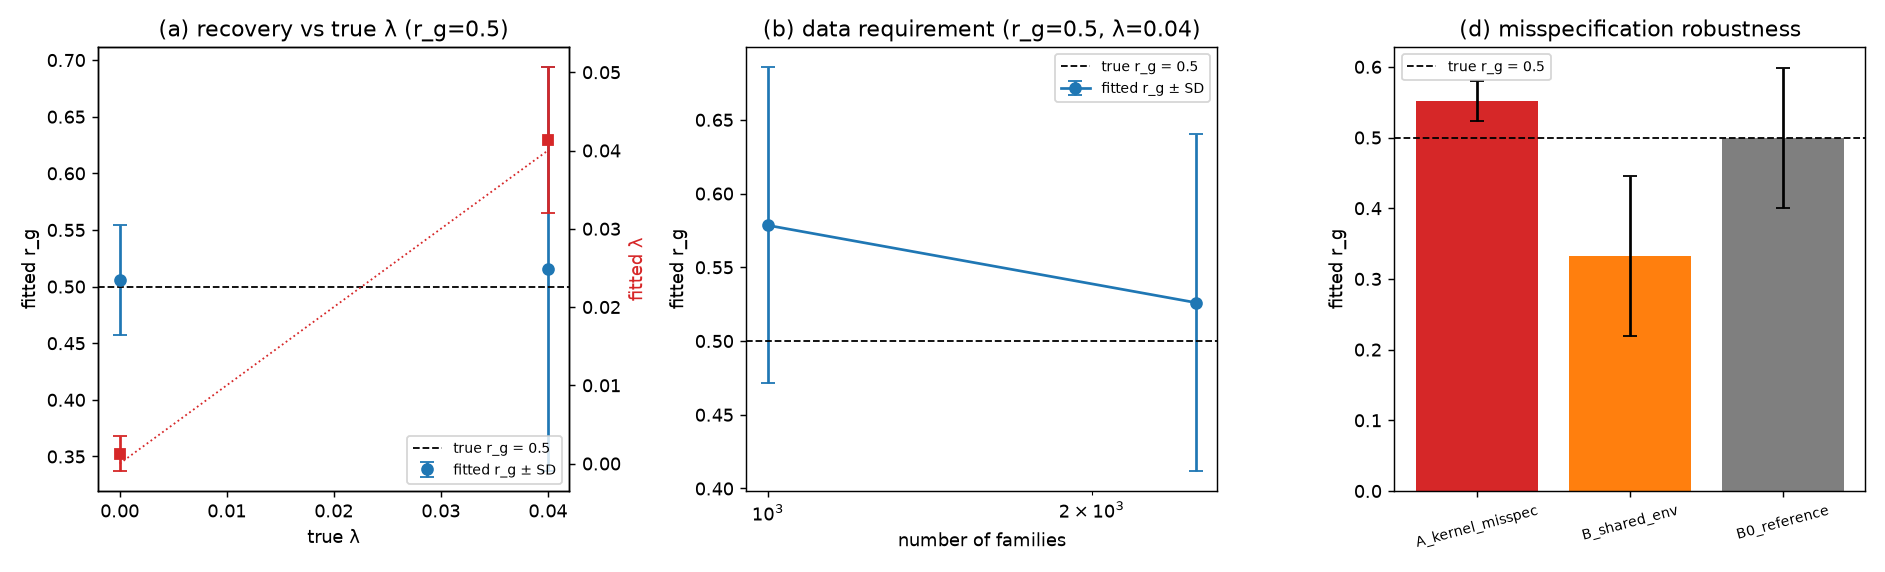

Here is the Python script that generated this plot:
"""Onset-age-structured genetic correlation: does `fit_genetic_correlation_decay`
recover rho_g and the decay rate lambda?

`fit_genetic_correlation_decay` fits a genetic correlation between traits that
decays with the onset-age difference between relatives,

    Cov(g_i^p, g_j^q) = A_ij * sqrt(h2_p h2_q) * rho_g * K(|a_ip - a_jq| ; lam),

by a Monte-Carlo EM (a likelihood M-step, *not* a Haseman-Elston moment step --
the latter is confounded by age-dependent ascertainment truncation, see
docs/algorithm.md). The properties that matter are (i) whether the headline
**genetic correlation** rho_g is recovered, (ii) whether the **decay rate**
lambda is identified at all, and (iii) how much **data** that takes -- the model
has an amplitude-decay ridge that makes it data-hungry. This benchmark fits many
independent simulated two-trait cohorts and reports:

  (a) **recovery vs true lambda** (incl. the scalar null lam=0, which must not
      manufacture a decay) at a data-rich size;
  (b) **data requirement** -- rho_g / lambda recovery as n_fam grows (the ridge
      attenuates rho_g at small n; the attenuation should shrink as n grows);
  (c) **null r_g = 0** -- no spurious genetic correlation or decay;
  (d) **misspecification robustness** -- panels (a)-(c) are *circular* (the
      simulator draws from exactly the fitted covariance), so this panel probes
      two realistic failure modes: arm A fits the OU kernel to GAUSSIAN-decay
      truth; arm B adds an unmodelled shared family environment c2 (a
      family-level random effect, attributed to genetics -- inflating h2 and
      thereby attenuating r_g); arm B0 is the matched OU/no-c2 reference.

Ground truth is the simulator's rho_g and lambda. Onset ages are drawn
independently per member-trait -- a *pessimistic* choice (it maximises the
within-person onset-age spread, hence the amplitude-decay ridge), so recovery
here is conservative.

    python benchmarks/bench_aod_decay.py
    python benchmarks/bench_aod_decay.py --reps 8 --n-fam 4000 --n-em 60
    python benchmarks/bench_aod_decay.py --no-robustness   # skip panel (d)
    python benchmarks/bench_aod_decay.py --rob-reps 4 --rob-n-fam 3000 --c2 0.15
Writes bench_aod_decay.csv (+ .png if matplotlib is present).
"""

import os
import csv
import sys
import time
import argparse
from pathlib import Path

import numpy as np

sys.path.insert(0, str(Path(__file__).resolve().parents[1]))   # repo root: `research`

from _common import get_plt, simulate_families_multi
from research.advanced_fitting import fit_genetic_correlation_decay

HERE = os.path.dirname(os.path.abspath(__file__))

FAM = ["m", "f", "s1", "s2"]
H2 = [0.5, 0.5]
RP_OFFDIAG = 0.3                      # phenotypic (full-liability) correlation
AGE_LO, AGE_HI = 15.0, 65.0
KERNEL = "ou"


def fit_replicates(rg_val, lam, n_fam, prev, reps, seed0, n_em, n_draw, burn,
                   m_iter):
    rg_fit = np.empty(reps)
    lamx_fit = np.empty(reps)
    lamw_fit = np.empty((reps, 2))
    for r in range(reps):
        fams = simulate_families_multi(FAM, H2, rg_val, RP_OFFDIAG, n_fam,
                                       (prev, prev), seed0 + r,
                                       aod=(AGE_LO, AGE_HI), lam=lam,
                                       kernel=KERNEL)
        res = fit_genetic_correlation_decay(fams, kernel=KERNEL, n_em=n_em,
                                            n_draw=n_draw, burn=burn,
                                            m_iter=m_iter,
                                            seed=seed0 + 100_000 + r,
                                            sampling="population")
        rg_fit[r] = res.rg[0, 1]
        lamx_fit[r] = res.lambda_cross[0, 1]
        lamw_fit[r] = res.lambda_within
    return rg_fit, lamx_fit, lamw_fit


def fit_robustness_replicates(true_kernel, lam, c2, n_fam, prev, reps, seed0,
                              n_em, n_draw, burn, m_iter):
    """Panel (d): truth may be misspecified (non-OU kernel, shared env c2);
    the fit is always the OU kernel with no c2 term."""
    rg_fit = np.empty(reps)
    h2_fit = np.empty((reps, 2))
    lamx_fit = np.empty(reps)
    for r in range(reps):
        fams = simulate_families_multi(FAM, H2, 0.5, RP_OFFDIAG, n_fam,
                                       (prev, prev), seed0 + r,
                                       aod=(AGE_LO, AGE_HI), lam=lam,
                                       kernel=true_kernel, c2=c2)
        res = fit_genetic_correlation_decay(fams, kernel="ou", n_em=n_em,
                                            n_draw=n_draw, burn=burn,
                                            m_iter=m_iter,
                                            seed=seed0 + 100_000 + r,
                                            sampling="population")
        rg_fit[r] = res.rg[0, 1]
        h2_fit[r] = res.h2
        lamx_fit[r] = res.lambda_cross[0, 1]
    return rg_fit, h2_fit, lamx_fit


def main():
    ap = argparse.ArgumentParser()
    ap.add_argument("--lams", type=float, nargs="+", default=[0.0, 0.04])
    ap.add_argument("--n-fam", type=int, default=2500)
    ap.add_argument("--sizes", type=int, nargs="+", default=[1000, 2500])
    ap.add_argument("--prev", type=float, default=0.2)
    ap.add_argument("--reps", type=int, default=3)
    ap.add_argument("--n-em", type=int, default=45)
    ap.add_argument("--n-draw", type=int, default=100)
    ap.add_argument("--burn", type=int, default=40)
    ap.add_argument("--m-iter", type=int, default=100)
    ap.add_argument("--seed", type=int, default=200)
    # panel (d) misspecification robustness -- separate sizing so its defaults
    # stay comparable to the historical bench_aod_decay_robustness.csv
    ap.add_argument("--robustness", action=argparse.BooleanOptionalAction,
                    default=True, help="run misspecification panel (d)")
    ap.add_argument("--rob-n-fam", type=int, default=2000)
    ap.add_argument("--rob-reps", type=int, default=2)
    ap.add_argument("--rob-n-em", type=int, default=35)
    ap.add_argument("--rob-n-draw", type=int, default=80)
    ap.add_argument("--rob-burn", type=int, default=30)
    ap.add_argument("--rob-m-iter", type=int, default=80)
    ap.add_argument("--rob-seed", type=int, default=31)
    ap.add_argument("--c2", type=float, default=0.10,
                    help="shared family environment for robustness arm B")
    args = ap.parse_args()

    # warm JIT / smoke on a tiny fit
    fit_genetic_correlation_decay(
        simulate_families_multi(FAM, H2, 0.5, 0.3, 40, (0.2, 0.2), 0,
                                aod=(AGE_LO, AGE_HI), lam=0.04, kernel=KERNEL),
        kernel=KERNEL, n_em=8, n_draw=20, burn=10, m_iter=20,
        sampling="population")

    rows = []
    lam_max = 4.0 / (AGE_HI - AGE_LO)
    print(f"kernel={KERNEL}  h2={H2}  r_p={RP_OFFDIAG}  lam_max={lam_max:.3f}  "
          f"n_em={args.n_em}")

    # (a) recovery vs true lambda (incl scalar null lam=0) -------------------
    print(f"\n== (a) recovery vs true lambda (rg=0.5, n_fam={args.n_fam}) ==")
    panel_a = []
    for lam in args.lams:
        t0 = time.time()
        rg_f, lx_f, lw_f = fit_replicates(
            0.5, lam, args.n_fam, args.prev, args.reps, args.seed, args.n_em,
            args.n_draw, args.burn, args.m_iter)
        rec = dict(lam=lam, rg_mean=float(rg_f.mean()), rg_sd=float(rg_f.std(ddof=1)),
                   lx_mean=float(lx_f.mean()), lx_sd=float(lx_f.std(ddof=1)),
                   lw_mean=float(lw_f.mean()))
        panel_a.append(rec)
        rows.append(dict(panel="vs_lambda", n_fam=args.n_fam, **rec,
                         reps=args.reps))
        tag = " (scalar null)" if lam == 0.0 else ""
        print(f"  lam={lam:.3f}{tag} | rg={rec['rg_mean']:+.3f}±{rec['rg_sd']:.3f} "
              f"(true .5)  lam_x={rec['lx_mean']:.4f}±{rec['lx_sd']:.4f} "
              f"(true {lam})  [{time.time()-t0:.0f}s]")

    # (b) data requirement (rg=0.5, lam=0.04) --------------------------------
    print("\n== (b) data requirement (rg=0.5, lam=0.04) ==")
    panel_b = []
    for n in args.sizes:
        rg_f, lx_f, lw_f = fit_replicates(
            0.5, 0.04, n, args.prev, args.reps, args.seed + 1000, args.n_em,
            args.n_draw, args.burn, args.m_iter)
        rec = dict(n_fam=n, rg_mean=float(rg_f.mean()), rg_sd=float(rg_f.std(ddof=1)),
                   lx_mean=float(lx_f.mean()), lx_sd=float(lx_f.std(ddof=1)))
        panel_b.append(rec)
        rows.append(dict(panel="data_req", lam=0.04, **rec, reps=args.reps))
        print(f"  n_fam={n:5d} | rg={rec['rg_mean']:+.3f}±{rec['rg_sd']:.3f} "
              f"(true .5)  lam_x={rec['lx_mean']:.4f} (true .04)")

    # (c) null r_g = 0 --------------------------------------------------------
    print(f"\n== (c) null rg=0 (lam=0.04, n_fam={args.n_fam}) ==")
    rg_f, lx_f, lw_f = fit_replicates(
        0.0, 0.04, args.n_fam, args.prev, args.reps, args.seed + 2000, args.n_em,
        args.n_draw, args.burn, args.m_iter)
    rec = dict(lam=0.04, rg_mean=float(rg_f.mean()), rg_sd=float(rg_f.std(ddof=1)),
               lx_mean=float(lx_f.mean()), lx_sd=float(lx_f.std(ddof=1)))
    rows.append(dict(panel="null", n_fam=args.n_fam, **rec, reps=args.reps))
    print(f"  rg={rec['rg_mean']:+.3f}±{rec['rg_sd']:.3f} (true 0)  "
          f"lam_x={rec['lx_mean']:.4f} (true .04)")

    # (d) misspecification robustness -----------------------------------------
    panel_d = []
    if args.robustness:
        print(f"\n== (d) misspecification robustness (rg=0.5, "
              f"n_fam={args.rob_n_fam}) ==")
        arms = [
            ("A_kernel_misspec", dict(kernel="gauss", lam=0.05, c2=0.0),
             "truth gauss lam=0.05, fit ou"),
            ("B_shared_env", dict(kernel="ou", lam=0.04, c2=args.c2),
             f"truth ou lam=0.04 + shared env c2={args.c2}"),
            ("B0_reference", dict(kernel="ou", lam=0.04, c2=0.0),
             "truth ou lam=0.04, no shared env"),
        ]
        for name, kw, desc in arms:
            t0 = time.time()
            rg_f, h2_f, lx_f = fit_robustness_replicates(
                kw["kernel"], kw["lam"], kw["c2"], args.rob_n_fam, args.prev,
                args.rob_reps, args.rob_seed, args.rob_n_em, args.rob_n_draw,
                args.rob_burn, args.rob_m_iter)
            rec = dict(arm=name, desc=desc, lam=kw["lam"], c2=kw["c2"],
                       rg_mean=float(rg_f.mean()),
                       rg_sd=float(rg_f.std(ddof=1)) if args.rob_reps > 1
                       else float("nan"),
                       h2_0=float(h2_f[:, 0].mean()),
                       h2_1=float(h2_f[:, 1].mean()),
                       lx_mean=float(lx_f.mean()))
            panel_d.append(rec)
            rows.append(dict(panel="robustness", n_fam=args.rob_n_fam, **rec,
                             reps=args.rob_reps))
            print(f"  {name:18s} | rg={rec['rg_mean']:+.3f}  "
                  f"h2=[{rec['h2_0']:.3f},{rec['h2_1']:.3f}]  "
                  f"lam_x={rec['lx_mean']:.4f}   [{time.time()-t0:.0f}s]  ({desc})")

    write_csv(rows)
    plot(panel_a, panel_b, panel_d, lam_max)
    print("\nwrote bench_aod_decay.csv and bench_aod_decay.png")


def write_csv(rows):
    fields = ["panel", "lam", "n_fam", "rg_mean", "rg_sd", "lx_mean", "lx_sd",
              "lw_mean", "reps", "arm", "desc", "c2", "h2_0", "h2_1"]
    path = os.path.join(HERE, "bench_aod_decay.csv")
    with open(path, "w", newline="") as fh:
        w = csv.DictWriter(fh, fieldnames=fields, lineterminator="\n")
        w.writeheader()
        w.writerows([{k: r.get(k, "") for k in fields} for r in rows])


def plot(panel_a, panel_b, panel_d, lam_max):
    plt = get_plt()
    if plt is None:
        return
    fig, ax = plt.subplots(1, 3, figsize=(14.5, 4.4))
    if panel_a:
        lam = [r["lam"] for r in panel_a]
        ax[0].errorbar(lam, [r["rg_mean"] for r in panel_a],
                       yerr=[r["rg_sd"] for r in panel_a], fmt="o", capsize=4,
                       label="fitted r_g ± SD")
        ax[0].axhline(0.5, color="k", ls="--", lw=1, label="true r_g = 0.5")
        ax2 = ax[0].twinx()
        ax2.errorbar(lam, [r["lx_mean"] for r in panel_a],
                     yerr=[r["lx_sd"] for r in panel_a], fmt="s", color="tab:red",
                     capsize=4, label="fitted λ")
        ax2.plot(lam, lam, color="tab:red", ls=":", lw=1)
        ax2.set_ylabel("fitted λ", color="tab:red")
        ax[0].set_xlabel("true λ")
        ax[0].set_ylabel("fitted r_g")
        ax[0].set_title("(a) recovery vs true λ (r_g=0.5)")
        ax[0].legend(fontsize=8, loc="lower right")
    if panel_b:
        n = [r["n_fam"] for r in panel_b]
        ax[1].errorbar(n, [r["rg_mean"] for r in panel_b],
                       yerr=[r["rg_sd"] for r in panel_b], fmt="-o", capsize=4,
                       label="fitted r_g ± SD")
        ax[1].axhline(0.5, color="k", ls="--", lw=1, label="true r_g = 0.5")
        ax[1].set_xscale("log")
        ax[1].set_xlabel("number of families")
        ax[1].set_ylabel("fitted r_g")
        ax[1].set_title("(b) data requirement (r_g=0.5, λ=0.04)")
        ax[1].legend(fontsize=8)
    if panel_d:
        x = np.arange(len(panel_d))
        sd = [r["rg_sd"] for r in panel_d]
        ax[2].bar(x, [r["rg_mean"] for r in panel_d],
                  yerr=sd if np.all(np.isfinite(sd)) else None, capsize=4,
                  color=["tab:red", "tab:orange", "tab:gray"][:len(panel_d)])
        ax[2].axhline(0.5, color="k", ls="--", lw=1, label="true r_g = 0.5")
        ax[2].set_xticks(x)
        ax[2].set_xticklabels([r["arm"] for r in panel_d], rotation=15,
                              fontsize=8)
        ax[2].set_ylabel("fitted r_g")
        ax[2].set_title("(d) misspecification robustness")
        ax[2].legend(fontsize=8)
    fig.tight_layout()
    fig.savefig(os.path.join(HERE, "bench_aod_decay.png"), dpi=130)


if __name__ == "__main__":
    main()
